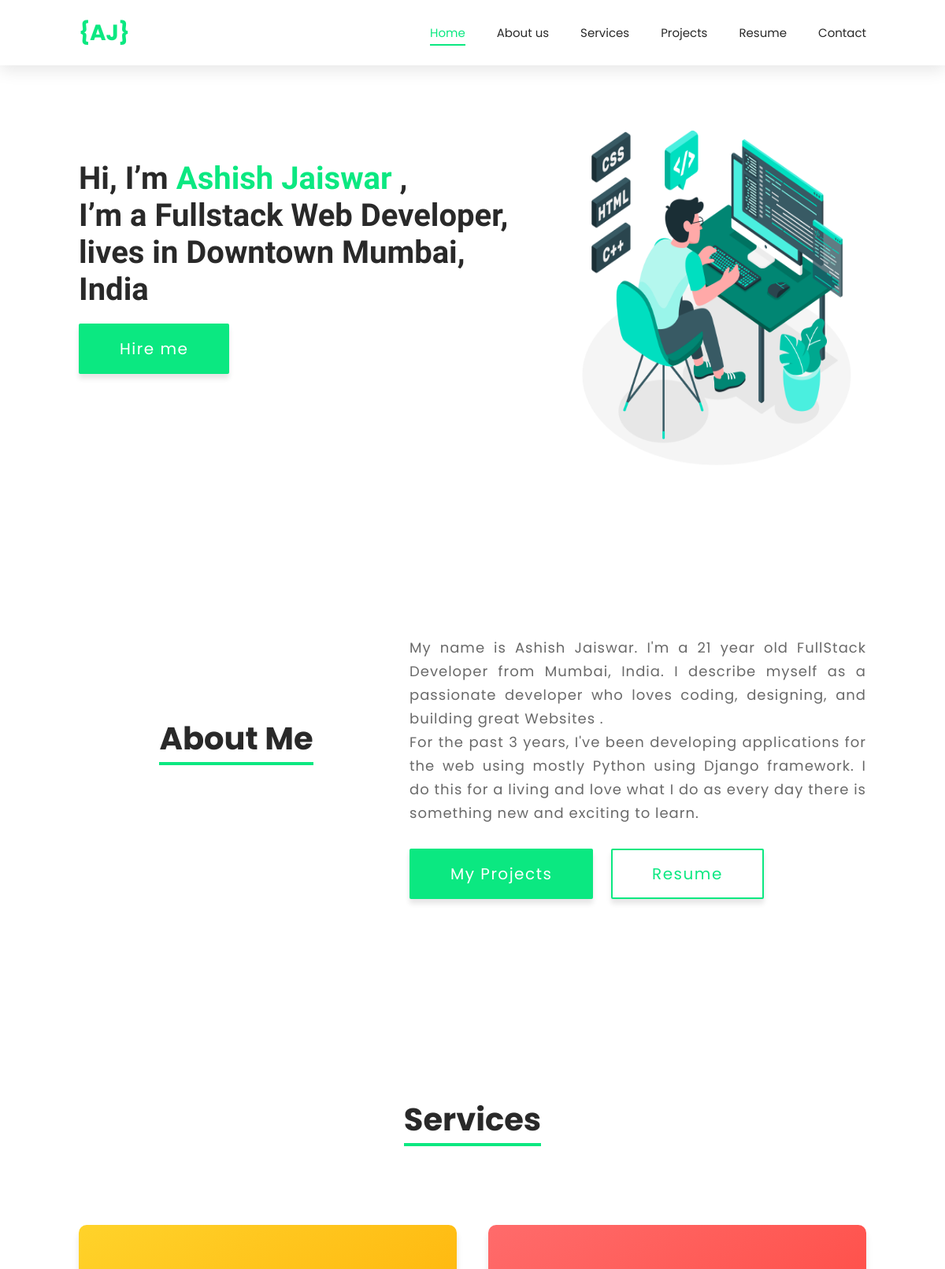
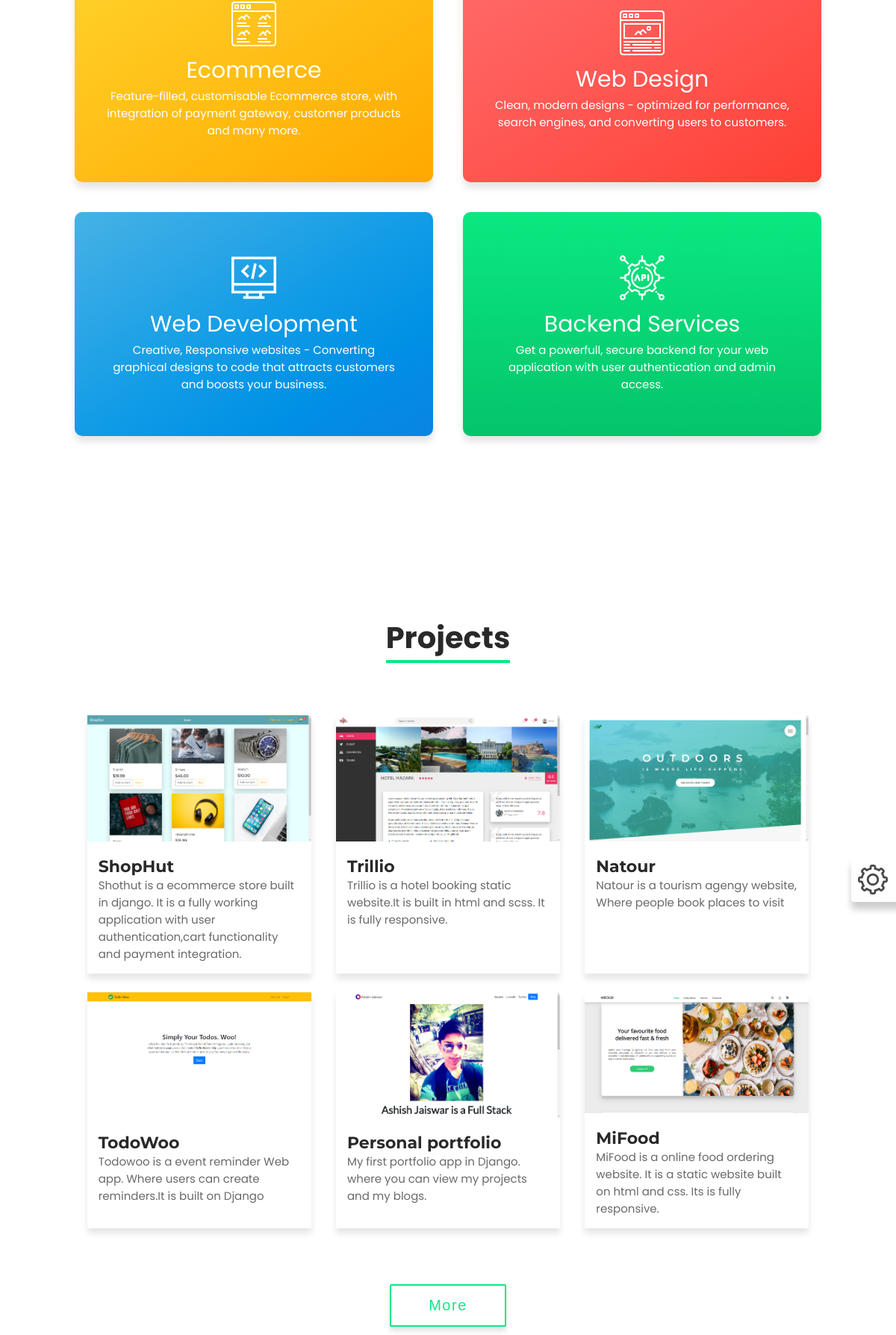
The page / (upper part) on the database its author committed (2 pictures, top to bottom).
### portfolio/models.py (models this page shows, shortened)
class Project(models.Model):
    title = models.CharField(max_length=100)
    description = models.CharField(max_length=250)
    image = models.ImageField(upload_to='portfolio/images/')
    url = models.URLField(blank=True)

### portfolio/views.py (the view)
# urls.py: path('', views.index, name="index"),
def index(request):
    projects = Project.objects.order_by('-id')
    return render(request, "portfolio/index.html",{"projects": projects})

### portfolio/templates/portfolio/index.html (shortened to what this page needs)
{%load static%}
<!DOCTYPE html>
<html lang="en">
<head>
    <link rel="stylesheet" href="{% static 'css/main.css' %}">
    <link rel="stylesheet" href="{% static 'css/preloader.css'%}">
</head>
<body>
    <header class="header"  >
        <nav class="navigation">
            <div class="navigation__logo">
                <a href="#index" class="navigation__logo-link">{AJ}</a>
            </div>
            <div class="navigation__link-box" id="index">
                <ul class="navigation__items">
                    <li class="navigation__item">
                        <a href="#home" class="navigation__item-link current home-sect">Home</a>
                    </li>
                    <li class="navigation__item">
                        <a href="#about" class="navigation__item-link about-sect">About us</a>
                    </li>
                    <li class="navigation__item">
                        <a href="#service" class="navigation__item-link service-sect">Services</a>
                    </li>
                    <li class="navigation__item">
                        <a href="#work" class="navigation__item-link project-sect">Projects</a>
                    </li>
                    <li class="navigation__item">
                        <a href="{%static 'resume/resume.pdf'%}" class="navigation__item-link">Resume</a>
                    </li>
                    <li class="navigation__item">
                        <a href="#contact" class="navigation__item-link contact-sect">Contact</a>
                    </li>
                </ul>
            </div>
        </nav>
    </header>
    <main>
        <section class="section-home" id="home">
            <div class="home__title-box">
                <h2 class="heading-primary">
                    Hi, I’m <span>Ashish Jaiswar</span> ,<br/>
                    I’m a Fullstack Web Developer, lives in Downtown Mumbai,
                    India
                </h2>
                <a href="#contact" class="btn hire-btn">Hire me</a>
            </div>
            <div class="home__image-box">
                <img src="{% static 'images/illustratuin.jpg' %}" alt="Ashish Photo" class="home__image">
            </div>
        </section>
        <section class="section-about" id="about">
            <div class="aboutme__title">
                <h3 class="heading-secondary about__title">About Me</h3>
            </div>
            <div class="aboutme__desc">
                <p class="paragraph">My name is Ashish Jaiswar.
                    I'm a 21 year old FullStack Developer from Mumbai, India️.
                    I describe myself as a passionate developer who loves coding,
                    designing, and building great Websites ️.
                    <br/>
                    For the past 3 years, I've been developing applications for the
                    web using mostly Python using Django framework. I do this for a
                    living and love what I do as every day there is something new and
                    exciting to learn.
                </p>
                <div class="aboutme__buttons">
                    <a href="#work" class="btn project-btn">My Projects</a>
                    <a href="{%static 'resume/resume.pdf'%}" class="btn resume-btn">Resume</a>
                </div>
            </div>
        </section>
        <section class="section-services" id="service">
            <div class="services__heading">
                <h2 class="heading-secondary">Services</h2>
            </div>
            <div class="services__box">
                <div class="service yellow">
                    <img src="{% static 'images/ui.svg' %}" alt="ui research" class="service__icon">
                    <p class="service__heading">Ecommerce</p>
                    <p class="service__details">Feature-filled, customisable Ecommerce store,
                        with integration of payment gateway, customer products and many more.
                    </p>
                </div>
                <div class="service red">
                    <img src="{% static 'images/webdesign.svg'%}" alt="Web Design" class="service__icon">
                    <p class="service__heading">Web Design</p>
                    <p class="service__details">Clean, modern designs - optimized for performance,
                        search engines, and converting users to customers.</p>
                </div>
                <div class="service blue">
                    <img src="{% static 'images/code.svg'%}" alt="web development" class="service__icon">
                    <p class="service__heading">Web Development</p>
                    <p class="service__details">Creative, Responsive websites - Converting graphical designs
                        to code that attracts customers and boosts your business.</p>
                </div>
                <div class="service green">
                    <img src="{% static 'images/backend.svg' %}" alt="Web backend" class="service__icon">
                    <p class="service__heading">Backend Services</p>
                    <p class="service__details">Get a powerfull, secure backend for your web application with user authentication and admin access.</p>
                </div>
            </div>
        </section>
        <section class="section-projects" id="work">
            <div class="projects__heading">
                <h2 class="heading-secondary">Projects</h2>
            </div>
            <div class="filter">
            </div>
            <div class="projects__container">
               <div class="projects">
                   {% for project in projects%}
                   <div class="project">
                       <div class="project__imagebox">
                       </div>
                       <div class="project__info">
                           <h3 class="project__info-title">{{ project.title }}</h3>
                           <p class="project__info-desc">{{ project.description }}</p>
                       </div>
                    </div>
                    {% endfor%}
               </div>
            </div>
                <div class="load-more">
                    <button class="btn load-more-btn">More</button>
                </div>
        </section>
    </main>
    <div class="setting">
        <div class="setting__imagebox"><img src="{% static 'images/setting.svg' %}" alt="" class="setting__image"></div>
    </div>
</body>
</html>

### rows shown on the page
Project: title "ShopHut", description "Shothut is a ecommerce store built in django. It is a fully working application with user authentication,cart functionality and payment integration."
Project: title "Trillio", description "Trillio is a hotel booking static website.It is built in html and scss. It is fully responsive."
Project: title "Natour", description "Natour is a tourism agengy website, Where people book places to visit"
Project: title "TodoWoo", description "Todowoo is a event reminder Web app. Where users can create reminders.It is built on Django"
Project: title "Personal portfolio", description "My first portfolio app in Django. where you can view my projects and my blogs."
Project: title "MiFood", description "MiFood is a online food ordering website. It is a static website built on html and css. Its is fully responsive."
